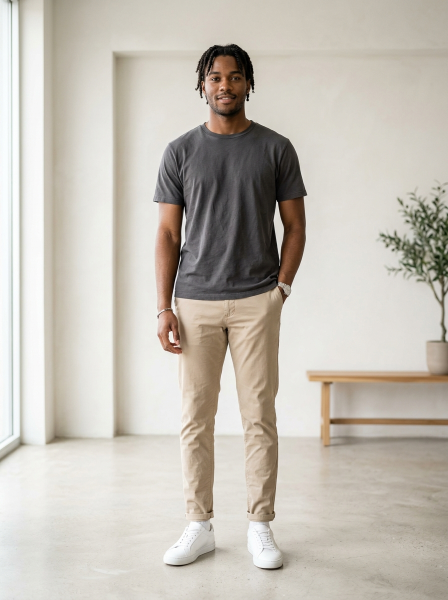
#> input picture backend/app/assets/models/casual_classic.jpg, 896 x 1200 px (shown at 1/2 size)
$ python -i clothing_detection.py   (imports and definitions only)
#> lines starting #> are read from the running program, lines starting #| are printed output that depends on the picture; after the words box and inside, x2 and y2 are one past the last pixel; in counts of white or black regions, pixels touching at a corner belong together
#> further down, picture is the input picture: shape (1200, 896, 3); mean B, G, R 180.7, 190.1, 195.9
import cv2
import numpy as np
from typing import Tuple, Optional

def detect_clothing_region(image_bgr: np.ndarray) -> Tuple[np.ndarray, np.ndarray, str]:
    """
    Isolates the clothing region in an image by:
    1. Detecting and suppressing human skin and hair.
    2. Segmenting background from foreground using GrabCut / color edge contrast.
    3. Extracting fabric RGB pixels strictly from the clothing area.
    Returns:
        fabric_pixels_rgb: (N, 3) ndarray of RGB pixels.
        masked_garment_bgr: BGR visualization of the segmented clothing.
        inferred_category: Inferred garment type (e.g., T-shirt, Shirt, Dress).
    """
    height, width = image_bgr.shape[:2]
#> height = 1200; width = 896

    # 1. Resize for fast, consistent processing (max dimension 640)
    max_dim = 640
    scale = min(max_dim / height, max_dim / width, 1.0)
#> scale = 0.533
    if scale < 1.0:
        new_w = int(width * scale)
#> new_w = 477
        new_h = int(height * scale)
#> new_h = 640
        img = cv2.resize(image_bgr, (new_w, new_h), interpolation=cv2.INTER_AREA)
    else:
        img = image_bgr.copy()

    h, w = img.shape[:2]
#> h = 640; w = 477

    # 2. Skin detection in HSV and YCrCb space
    hsv = cv2.cvtColor(img, cv2.COLOR_BGR2HSV)
#> hsv: shape (640, 477, 3); mean H, S, V 29.7, 24.5, 196.2
    ycrcb = cv2.cvtColor(img, cv2.COLOR_BGR2YCrCb)
#> ycrcb: shape (640, 477, 3); mean of channels 0, 1, 2 190.7, 131.7, 122.3

    # Standard skin color ranges
    # HSV: Hue [0, 25], Sat [30, 200], Val [60, 255]
    skin_mask_hsv = cv2.inRange(hsv, np.array([0, 30, 60]), np.array([25, 200, 255]))
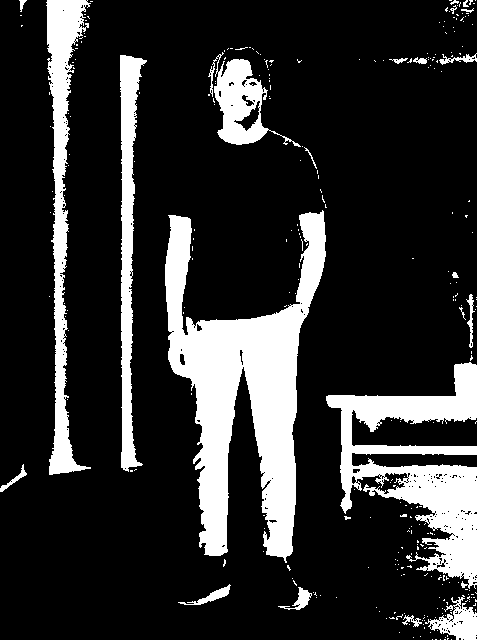
#> skin_mask_hsv: shape (640, 477); 18.3% white; 289 white regions (267 under 20 px), largest, box (x1, y1, x2, y2) and area: (165, 210, 326, 563) 23665, (326, 362, 477, 589) 13246, (46, 0, 91, 475) 7406
    # YCrCb: Cr [133, 175], Cb [77, 127]
    skin_mask_ycrcb = cv2.inRange(ycrcb, np.array([0, 133, 77]), np.array([255, 175, 127]))
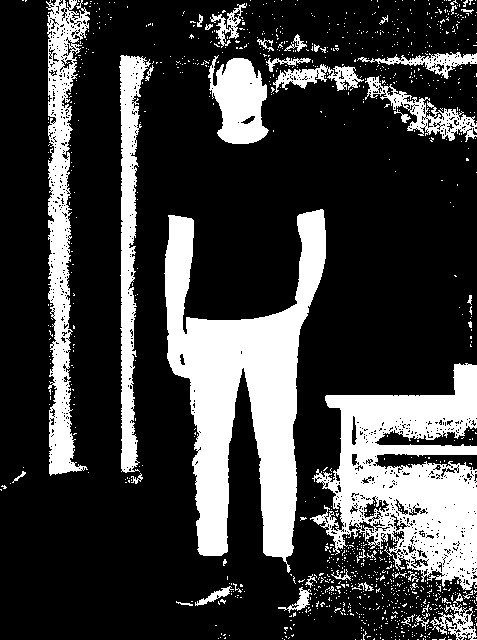
#> skin_mask_ycrcb: shape (640, 477); 24.2% white; 1070 white regions (1027 under 20 px), largest, box (x1, y1, x2, y2) and area: (164, 209, 326, 573) 25603, (310, 363, 477, 590) 20143, (46, 0, 90, 476) 9105

    combined_skin_mask = cv2.bitwise_and(skin_mask_hsv, skin_mask_ycrcb)
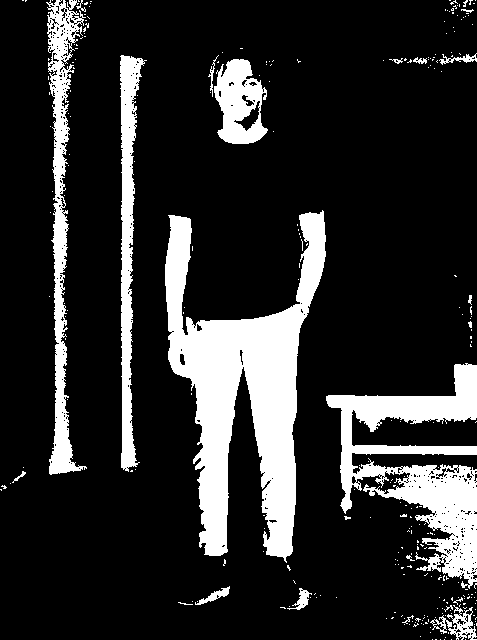
#> combined_skin_mask: shape (640, 477); 17.3% white; 280 white regions (259 under 20 px), largest, box (x1, y1, x2, y2) and area: (165, 210, 326, 563) 23621, (326, 363, 477, 589) 12798, (46, 0, 87, 475) 6273
    # Dilate skin mask slightly to ensure edge skin pixels aren't counted as fabric
    kernel = cv2.getStructuringElement(cv2.MORPH_ELLIPSE, (5, 5))
    dilated_skin_mask = cv2.dilate(combined_skin_mask, kernel, iterations=2)
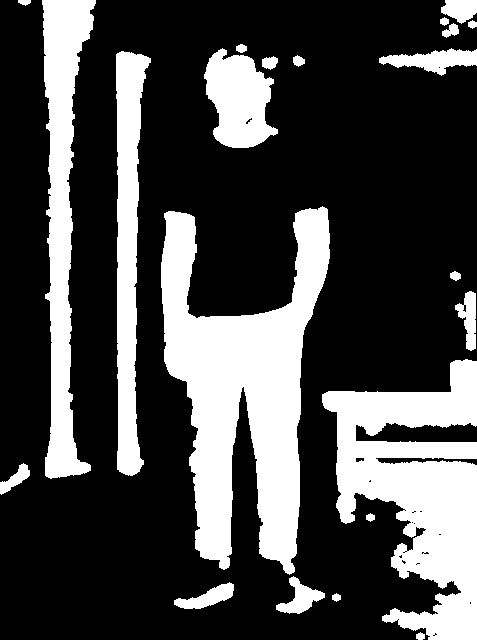
#> dilated_skin_mask: shape (640, 477); 28.3% white; 22 white regions, largest, box (x1, y1, x2, y2) and area: (161, 206, 330, 575) 30891, (322, 359, 477, 640) 23399, (42, 0, 96, 479) 12499

    # 3. Focus on the torso / garment region
    # Garments predominantly sit in the central vertical & horizontal band
    # Margins: 8% from top/bottom, 8% from left/right
    margin_x = int(w * 0.08)
#> margin_x = 38
    margin_y = int(h * 0.08)
#> margin_y = 51

    # GrabCut Initialization rectangle
    rect = (margin_x, margin_y, w - 2 * margin_x, h - 2 * margin_y)
#> rect = (38, 51, 401, 538)

    mask = np.zeros((h, w), np.uint8)
    bgdModel = np.zeros((1, 65), np.float64)
    fgdModel = np.zeros((1, 65), np.float64)

    try:
        cv2.grabCut(img, mask, rect, bgdModel, fgdModel, 3, cv2.GC_INIT_WITH_RECT)
        # Foreground pixels are 1 or 3
        fg_mask = np.where((mask == 1) | (mask == 3), 255, 0).astype("uint8")
    except Exception:
        # Fallback if grabcut fails on unusual aspect ratio
        fg_mask = np.zeros((h, w), np.uint8)
        fg_mask[margin_y:h - margin_y, margin_x:w - margin_x] = 255

    # 4. Exclude skin pixels from foreground garment mask
    garment_mask = cv2.bitwise_and(fg_mask, cv2.bitwise_not(dilated_skin_mask))
#> garment_mask: shape (640, 477); 30.6% white; 13 white regions (5 under 20 px), largest, box (x1, y1, x2, y2) and area: (48, 95, 327, 589) 66857, (297, 231, 438, 466) 20720, (227, 387, 266, 585) 4445
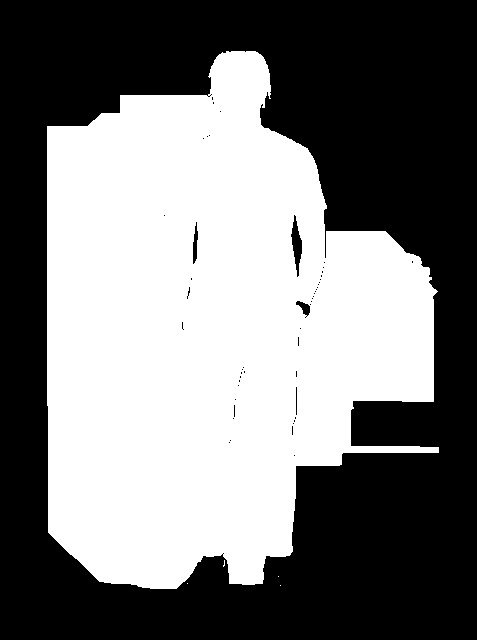
#> fg_mask: shape (640, 477); 47.6% white; 5 white regions (4 under 20 px), largest, box (x1, y1, x2, y2) and area: (47, 51, 439, 589) 145373

    # Remove small noise specks with morphological opening
    garment_mask = cv2.morphologyEx(garment_mask, cv2.MORPH_OPEN, kernel, iterations=2)
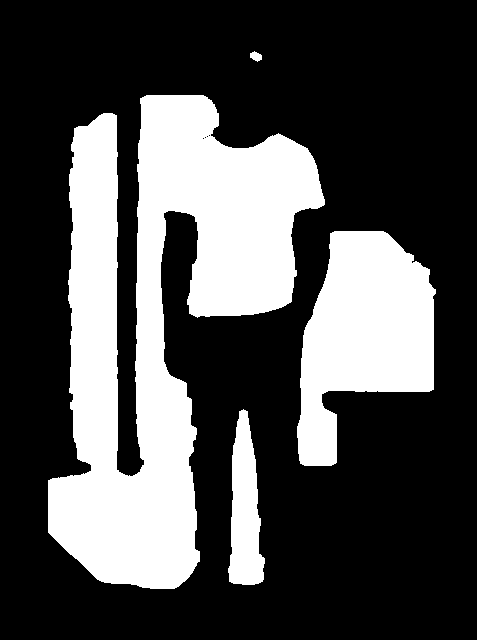
#> garment_mask: shape (640, 477); 30% white; 4 white regions, box (x1, y1, x2, y2) and area: (48, 95, 325, 589) 66682, (297, 231, 436, 466) 20616, (228, 409, 265, 585) 4294, (250, 51, 262, 62) 87

    # Check if we have sufficient garment pixels
    valid_pixel_count = cv2.countNonZero(garment_mask)
#> valid_pixel_count = 91679
    total_pixels = h * w
#> total_pixels = 305280

    if valid_pixel_count < (total_pixels * 0.05):
        # Center crop fallback if foreground extraction was too aggressive
        cy1, cy2 = int(h * 0.25), int(h * 0.75)
        cx1, cx2 = int(w * 0.25), int(w * 0.75)
        center_mask = np.zeros((h, w), np.uint8)
        center_mask[cy1:cy2, cx1:cx2] = 255
        garment_mask = cv2.bitwise_and(center_mask, cv2.bitwise_not(dilated_skin_mask))

    # 5. Extract Fabric Pixels in RGB
    img_rgb = cv2.cvtColor(img, cv2.COLOR_BGR2RGB)
    fabric_pixels_rgb = img_rgb[garment_mask > 0]

    # 6. Create masked visual result
    masked_garment_bgr = cv2.bitwise_and(img, img, mask=garment_mask)
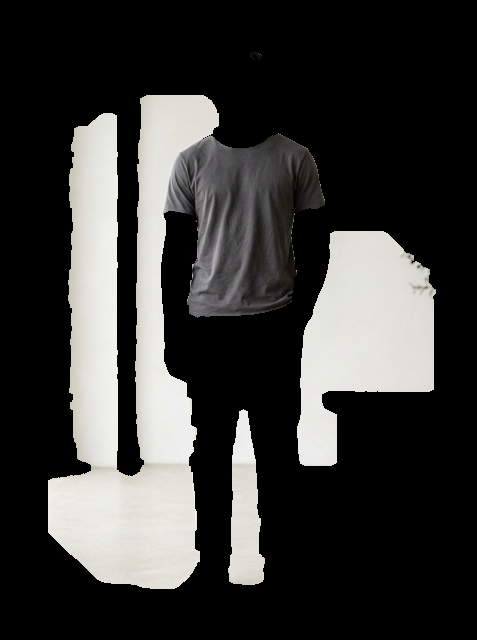
#> masked_garment_bgr: shape (640, 477, 3); mean B, G, R 56.2, 57.5, 58.1

    # 7. Basic category inference from aspect ratio & contour
    aspect_ratio = float(w) / float(h)
#> aspect_ratio = 0.745
    if aspect_ratio > 1.3:
        inferred_category = "Top / Shirt"
    elif aspect_ratio < 0.6:
        inferred_category = "Dress / Long Coat"
    else:
        inferred_category = "Shirt"

    return fabric_pixels_rgb, masked_garment_bgr, inferred_category

>>> import cv2
>>> picture = cv2.imread('../assets/models/casual_classic.jpg')
>>> result = detect_clothing_region(picture)

$ run again, on backend/app/assets/models/elevated_casual___layered.jpg
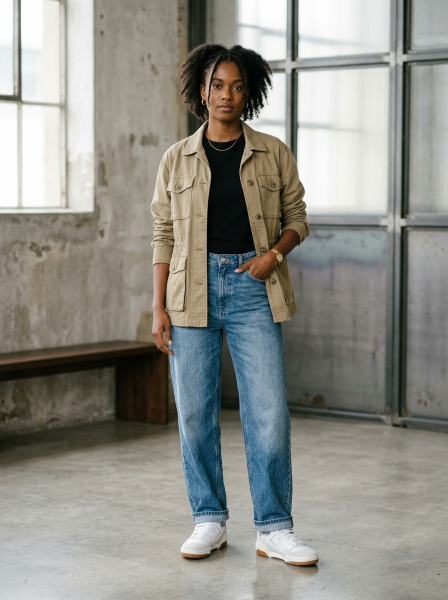
#> input picture backend/app/assets/models/elevated_casual___layered.jpg, 896 x 1200 px (shown at 1/2 size)
#> picture is the input picture: shape (1200, 896, 3); mean B, G, R 136.1, 142.4, 142.8
#> hsv: shape (640, 477, 3); mean H, S, V 40.9, 41.8, 148.3
#> ycrcb: shape (640, 477, 3); mean of channels 0, 1, 2 141.8, 128.7, 124.8
#> in detect_clothing_region, `skin_mask_hsv = cv2.inRange(hsv, np.array([0, 30, 60]), np.array([25, ..`:
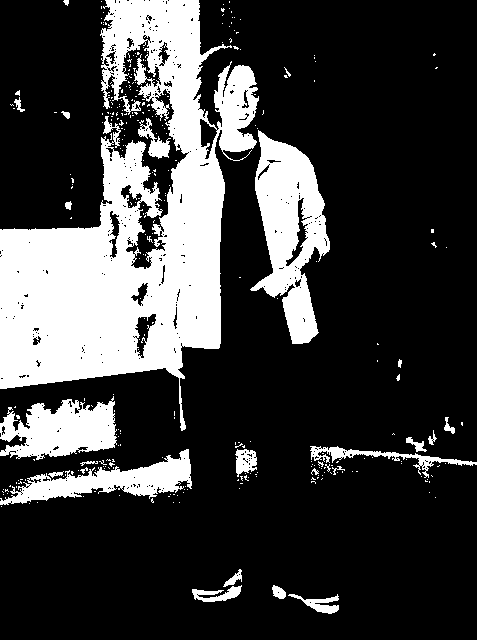
#> skin_mask_hsv: shape (640, 477); 23.9% white; 308 white regions (283 under 20 px), largest, box (x1, y1, x2, y2) and area: (0, 0, 259, 431) 50455, (250, 130, 330, 344) 8967, (0, 396, 117, 460) 4846
#> skin_mask_ycrcb: shape (640, 477); 19% white; 761 white regions (708 under 20 px), largest, box (x1, y1, x2, y2) and area: (0, 0, 330, 452) 50776, (129, 454, 190, 492) 889, (29, 419, 65, 452) 455
#> combined_skin_mask: shape (640, 477); 17.3% white; 628 white regions (582 under 20 px), largest, box (x1, y1, x2, y2) and area: (0, 0, 259, 389) 37551, (250, 131, 330, 344) 8841, (129, 455, 190, 492) 798
#> dilated_skin_mask: shape (640, 477); 29.7% white; 29 white regions, largest, box (x1, y1, x2, y2) and area: (0, 0, 334, 435) 74038, (0, 399, 118, 460) 5451, (15, 448, 194, 505) 4996
#> fg_mask: shape (640, 477); 33.3% white; 5 white regions (4 under 20 px), largest, box (x1, y1, x2, y2) and area: (160, 51, 431, 572) 101710
#> valid_pixel_count = 72442
#> in detect_clothing_region, `masked_garment_bgr = cv2.bitwise_and(img, img, mask=garment_mask)`:
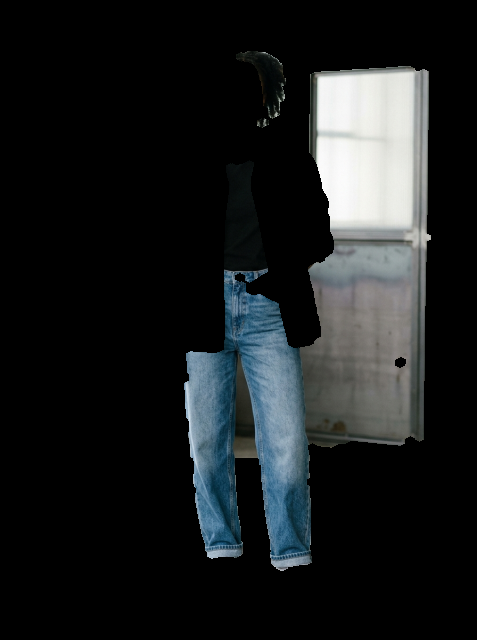
#> masked_garment_bgr: shape (640, 477, 3); mean B, G, R 31.1, 30.1, 27.1
